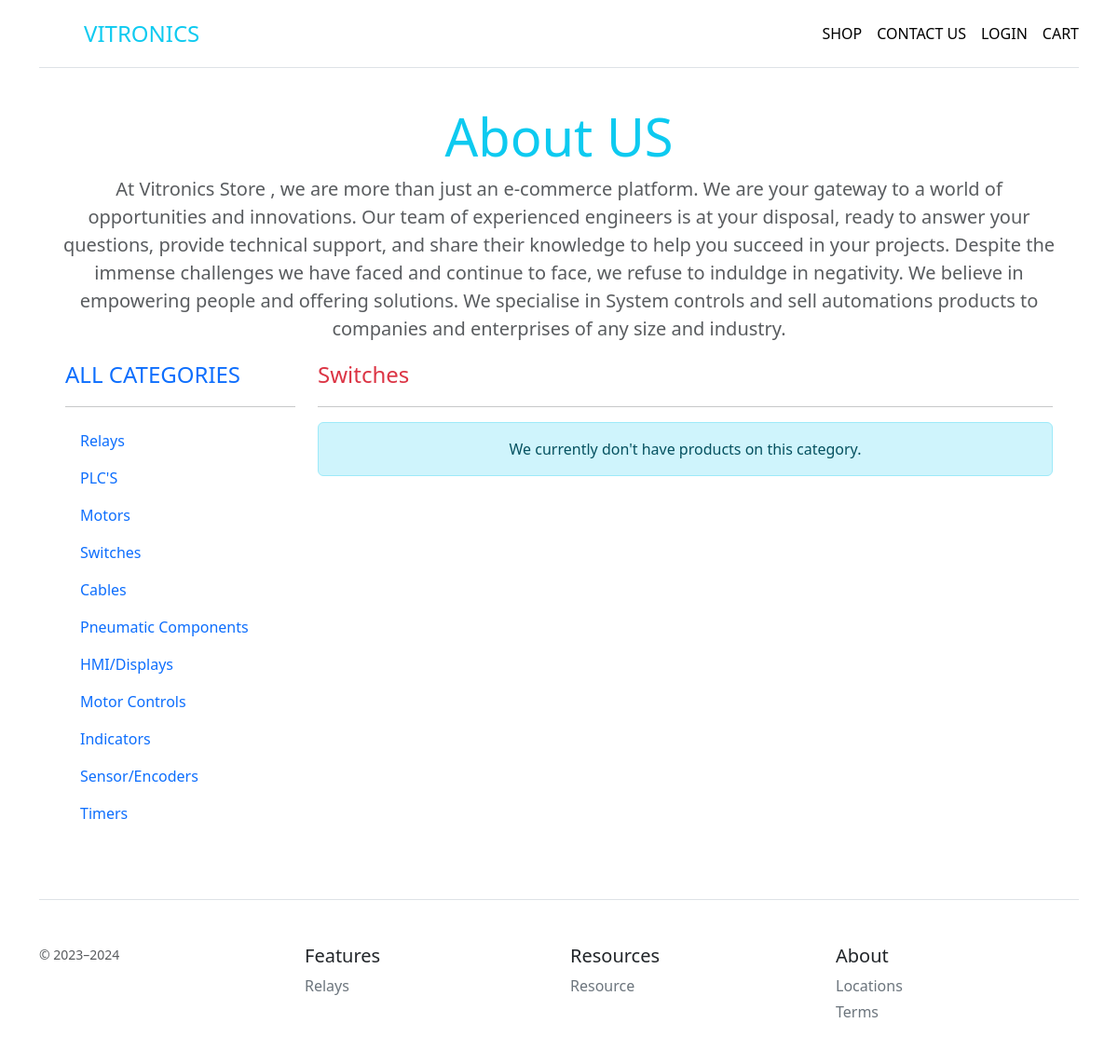
Page /store/category/4 on the committed database.
### store/models.py (models this page shows, shortened)
class Category(models.Model):
    name = models.CharField(max_length=100)
    type = models.CharField(max_length=100)
    created_on = models.DateTimeField(auto_now=True)

### store/views.py (the view)
# urls.py: path("category/<int:id>", views.filter_by_category, name="filtered"),
def filter_by_category(request, id: int):
    category = Category.objects.filter(id=id).first()
    categories = Category.objects.all()
    products = Product.objects.all().filter(category=category).order_by("-created_on")
    context = {"products": products, "categories": categories, "category": category}
    return render(request, "filtered-category.html", context)

### store/templates/filtered-category.html (shortened to what this page needs)
{% extends "home.html" %} {% load static %} {% block home %}
<div class="col-9">
  <a
    href=""
    class="d-flex align-items-center mb-3 mb-md-0 me-md-auto text-decoration-none"
  >
    <span class="fs-4 text-danger all-p">{{category.name}}</span>
  </a>
  <hr />
  {% if products %}
  <div class="row row-cols-1 row-cols-lg-3 align-items-stretch g-4 py-5">
    {% for product in products %}
    <div class="col">
      <div
        class="card"
        style="width: 18rem; height: 30rem"
      >
        <img
          src="{{product.photo.url}}"
          class="product-image"
          style="width: 18rem; height: 15rem"
          alt="..."
        />
        <div class="card-body">
          <h5 class="card-title product-name">{{product.name}}</h5>
          <p class="card-text">
            Voltage: {{product.voltage_level}}V {{product.voltage_type}} |
            Phases: {{product.phases}}
          </p>
          <p class="card-text">{{product.description}}</p>
          <a
            href="{% url "product-detail" product.id %}"
            class="btn btn-primary"
            >Details</a
          >
          <a
            href="#"
            class="btn btn-success"
            >Add to Cart</a
          >
        </div>
      </div>
    </div>
    {% endfor %}
  </div>
  {% else %}
  <div
    class="alert alert-info"
    role="alert"
  >
    We currently don't have products on this category.
  </div>
  {% endif %}
</div>
{% endblock home %}

### store/templates/home.html (shortened to what this page needs)
{% extends "nav-bar.html" %} {% block body %} {% load static %}
<div class="pricing-header p-3 pb-md-4 mx-auto text-center">
  <h1 class="display-4 fw-normal text-info">About US</h1>
  <p class="fs-5 text-body-secondary">
    At Vitronics Store , we are more than just an e-commerce platform. We are
    your gateway to a world of opportunities and innovations. Our team of
    experienced engineers is at your disposal, ready to answer your questions,
    provide technical support, and share their knowledge to help you succeed in
    your projects. Despite the immense challenges we have faced and continue to
    face, we refuse to induldge in negativity. We believe in empowering people
    and offering solutions. We specialise in System controls and sell
    automations products to companies and enterprises of any size and industry.
  </p>
  <div class="container-fluid">
    <div class="row">
      <div class="col-3">
        <a
          href="{% url "home" %}"
          class="d-flex align-items-center mb-3 mb-md-0 me-md-auto text-decoration-none"
        >
          <span class="fs-4">ALL CATEGORIES</span>
        </a>
        <hr />
        <ul class="nav nav-pills flex-column mb-auto">
          {% for category in categories %}
          <li>
            <a
              href="{% url "filtered" category.id %}"
              class="nav-link text-start"
            >
              {{category.name}}
            </a>
          </li>
          {% endfor %}
        </ul>
      </div>
      {% block home %}{% endblock home %}
    </div>
  </div>
</div>
{% endblock body %}

### rows in the picture
Category: name "Relays"
Category: name "PLC'S"
Category: name "Motors"
Category: name "Switches"
Category: name "Cables"
Category: name "Pneumatic Components"
Category: name "HMI/Displays"
Category: name "Motor Controls"
Category: name "Indicators"
Category: name "Sensor/Encoders"
Category: name "Timers"
